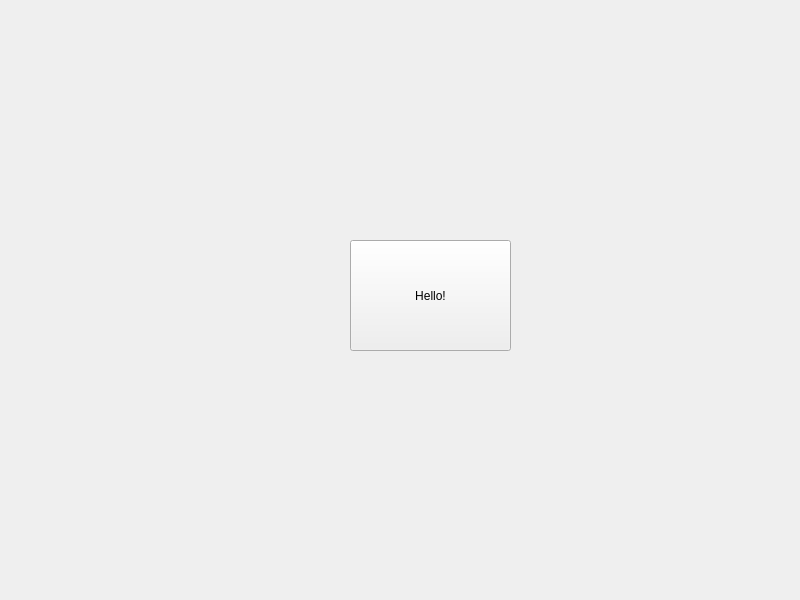
<?xml version="1.0" encoding="UTF-8"?>
<ui version="4.0">
 <class>Widget</class>
 <widget class="QWidget" name="Widget">
  <property name="geometry">
   <rect>
    <x>0</x>
    <y>0</y>
    <width>800</width>
    <height>600</height>
   </rect>
  </property>
  <property name="windowTitle">
   <string>Widget</string>
  </property>
  <widget class="QPushButton" name="pushButton">
   <property name="geometry">
    <rect>
     <x>350</x>
     <y>240</y>
     <width>161</width>
     <height>111</height>
    </rect>
   </property>
   <property name="text">
    <string>Hello!</string>
   </property>
  </widget>
 </widget>
 <resources/>
 <connections/>
</ui>
